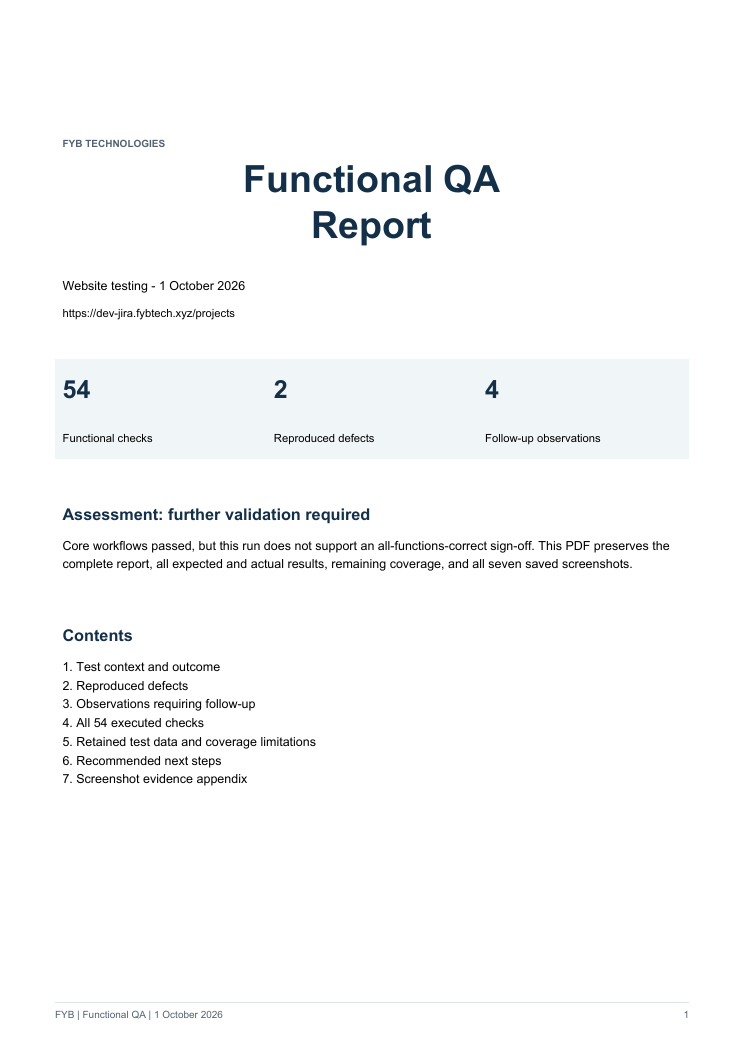
#> input picture qa-report-20261001/page-01.png, 745 x 1053 px; its folder holds only this picture in this run
$ python check_layout.py
#> lines starting #> are read from the running program, lines starting #| are printed output that depends on the picture
from pathlib import Path
from PIL import Image,ImageOps,ImageDraw
import pdfplumber
r=Path(__file__).parent
pages=sorted(r.glob('page-*.png'))
for start in range(0,len(pages),6):
    chunk=pages[start:start+6]
    sheet=Image.new('RGB',(1080,1100),'#ccd6df')
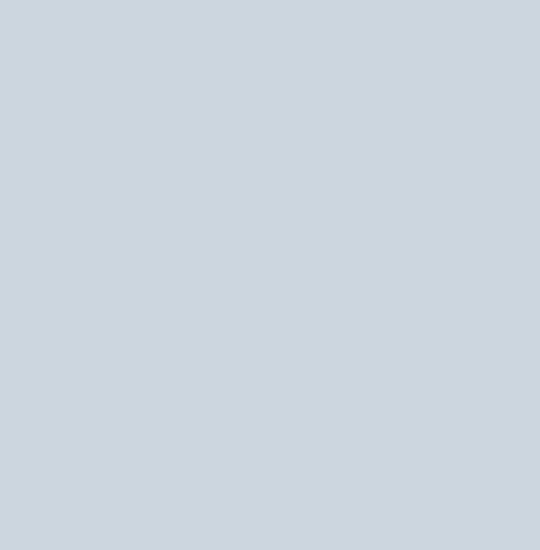
#> sheet: PIL image 1080x1100 RGB (shown at 1/2 size); mean R, G, B 204, 214, 223
    draw=ImageDraw.Draw(sheet)
    for i,path in enumerate(chunk):
        img=Image.open(path).convert('RGB')
#> img is the input picture: PIL image 745x1053 RGB; mean R, G, B 249.2, 249.9, 250.3
        img.thumbnail((345,510))
#> img: PIL image 345x488 RGB
        x=(i%3)*360+7;y=(i//3)*550+28
        sheet.paste(img,(x,y));draw.text((x,y-20),path.stem,fill='black')
#> after `sheet.paste(img, (x, y))`:
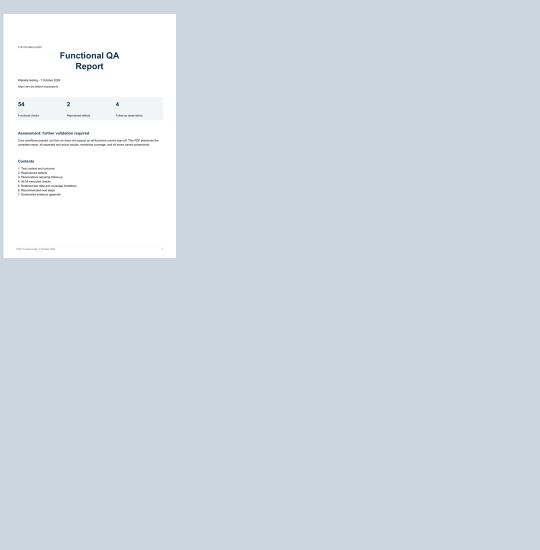
#> sheet: PIL image 1080x1100 RGB (shown at 1/2 size); mean R, G, B 210.4, 219.1, 226.9
    sheet.save(r/f'contact-{start//6+1}.png')
#> (the run stopped early here; a loop or call above may not have finished)

$ run again, on qa-report-20261001/page-05.png
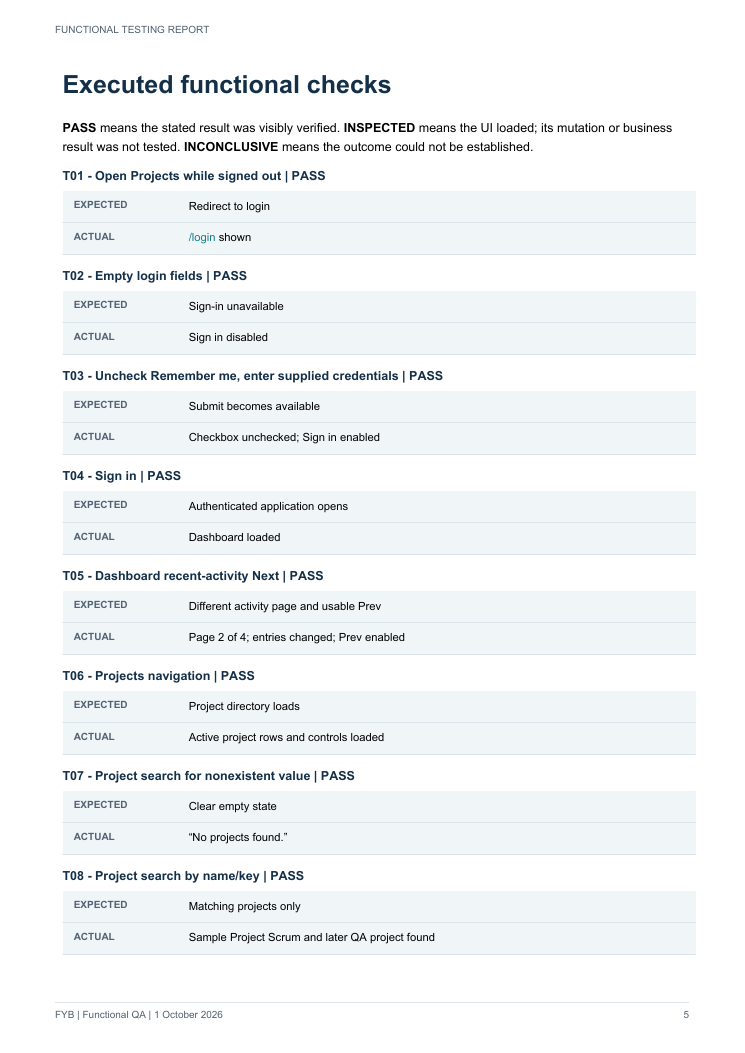
#> input picture qa-report-20261001/page-05.png, 745 x 1053 px
#> img is the input picture: PIL image 745x1053 RGB; mean R, G, B 242.7, 245.1, 246.7
#> `img.thumbnail((345,510))`:
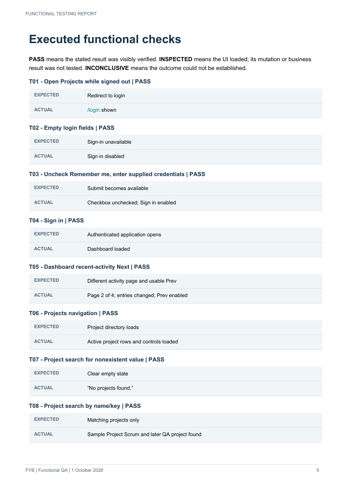
#> img: PIL image 345x488 RGB; mean R, G, B 242.6, 245, 246.6
#> `sheet.paste(img, (x, y))`:
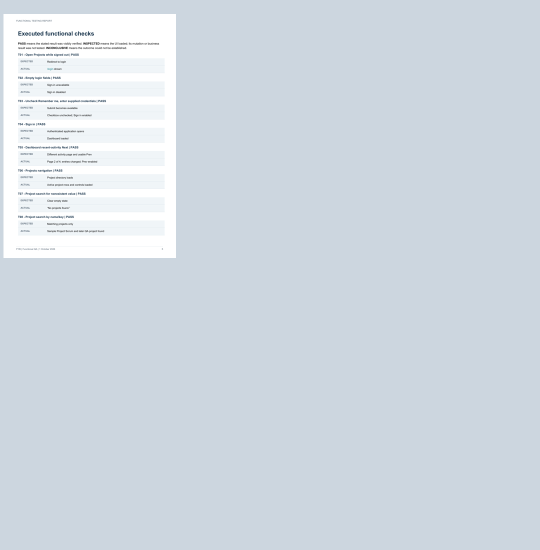
#> sheet: PIL image 1080x1100 RGB (shown at 1/2 size); mean R, G, B 209.5, 218.4, 226.3

$ run again, on qa-report-20261001/page-06.png
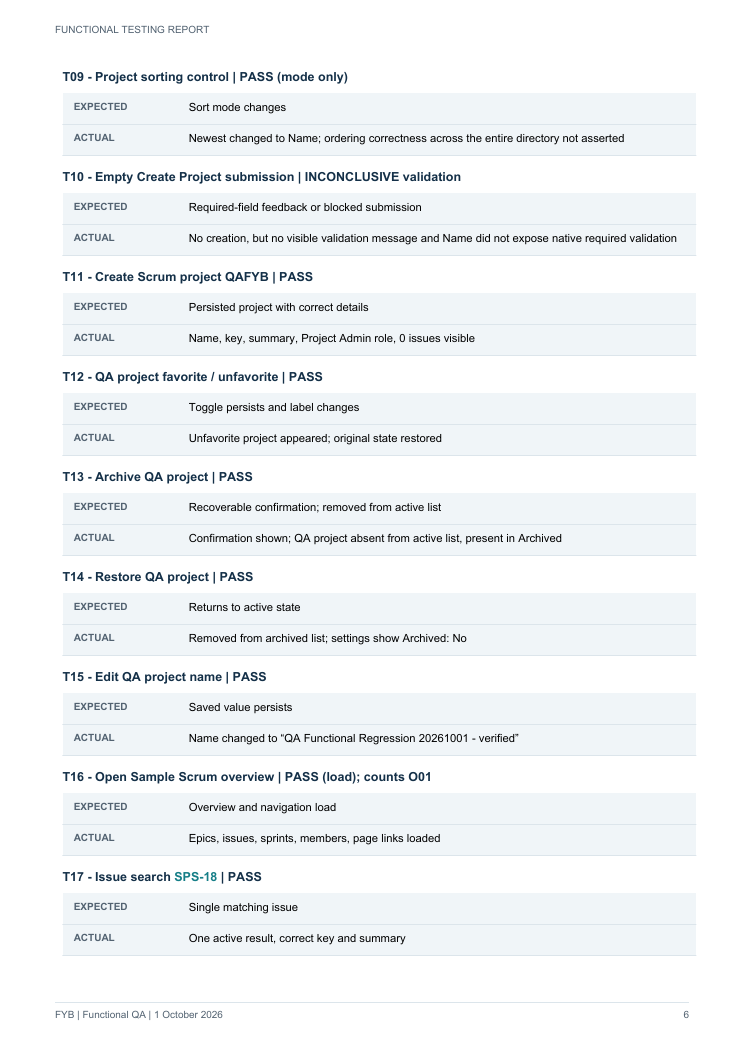
#> input picture qa-report-20261001/page-06.png, 745 x 1053 px
#> img is the input picture: PIL image 745x1053 RGB; mean R, G, B 241.7, 244.3, 246
#> `img.thumbnail((345,510))`:
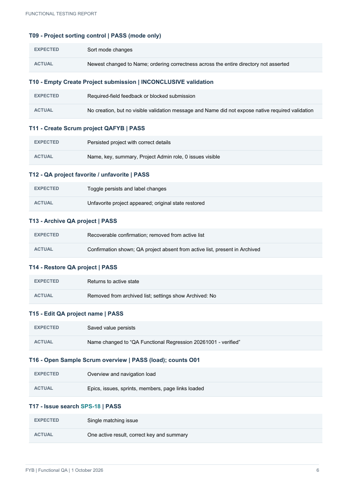
#> img: PIL image 345x488 RGB; mean R, G, B 241.6, 244.3, 245.9
#> `sheet.paste(img, (x, y))`:
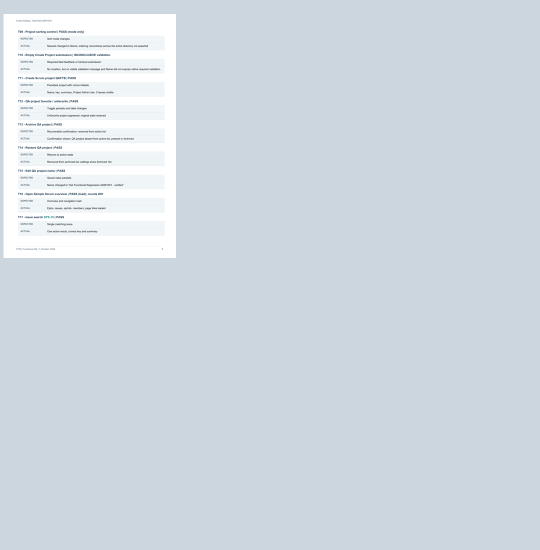
#> sheet: PIL image 1080x1100 RGB (shown at 1/2 size); mean R, G, B 209.3, 218.3, 226.2

$ run again, on qa-report-20261001/page-07.png
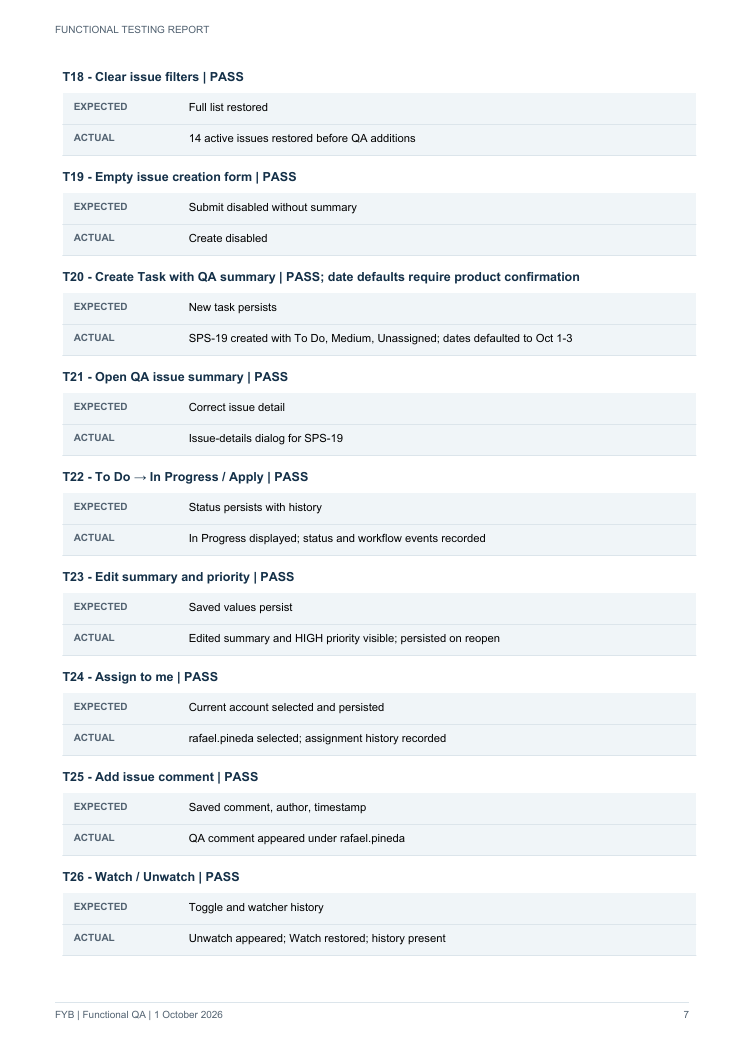
#> input picture qa-report-20261001/page-07.png, 745 x 1053 px
#> img is the input picture: PIL image 745x1053 RGB; mean R, G, B 242.6, 245.2, 246.8
#> img: PIL image 345x488 RGB
#> `sheet.paste(img, (x, y))`:
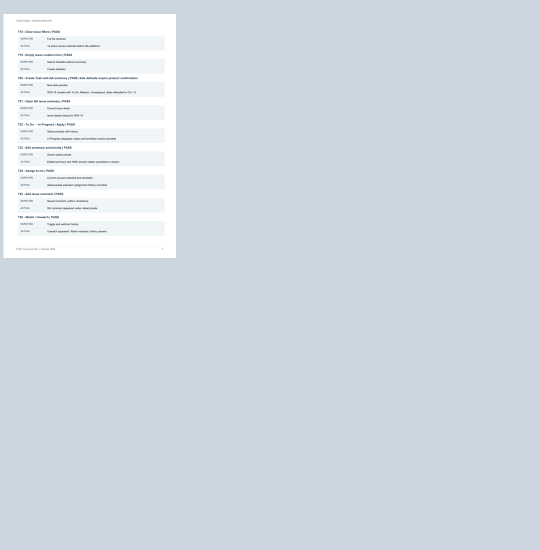
#> sheet: PIL image 1080x1100 RGB (shown at 1/2 size); mean R, G, B 209.5, 218.4, 226.4

$ run again, on qa-report-20261001/page-02.png
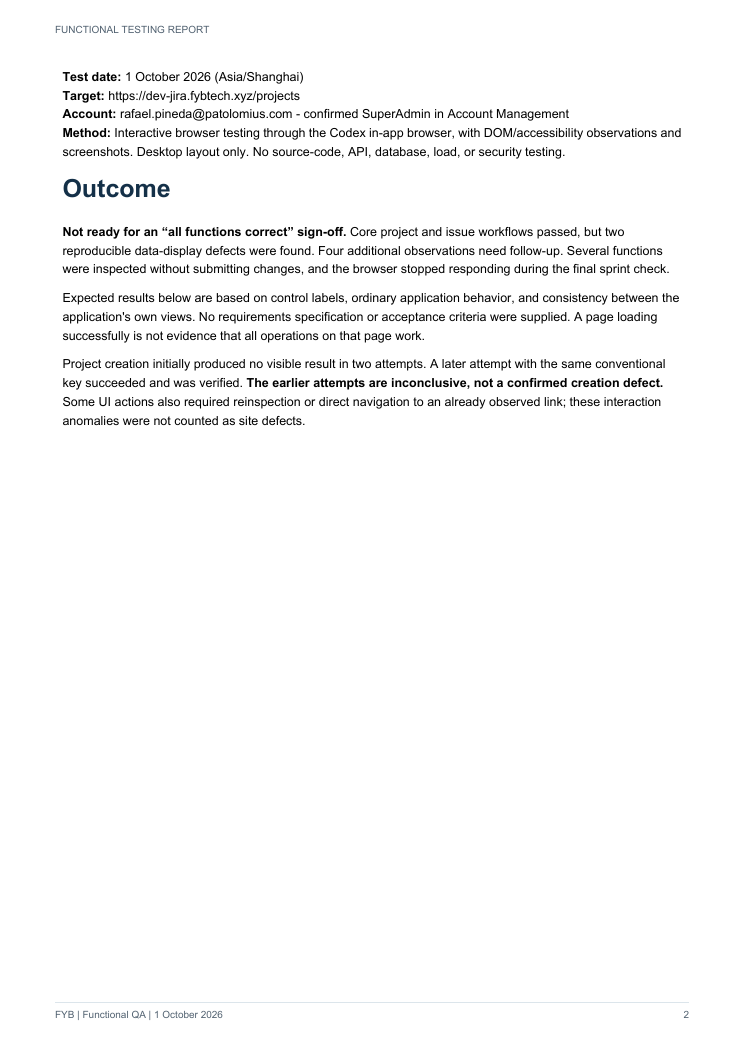
#> input picture qa-report-20261001/page-02.png, 745 x 1053 px
#> img is the input picture: PIL image 745x1053 RGB; mean R, G, B 248.1, 248.2, 248.2
#> `img.thumbnail((345,510))`:
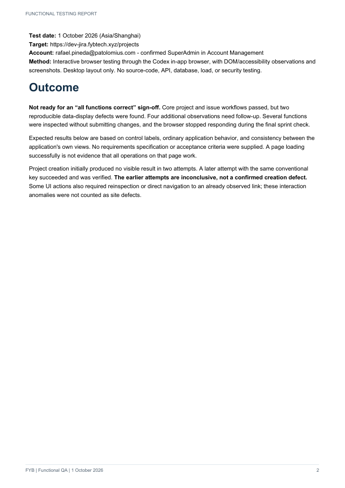
#> img: PIL image 345x488 RGB; mean R, G, B 248, 248, 248
#> `sheet.paste(img, (x, y))`:
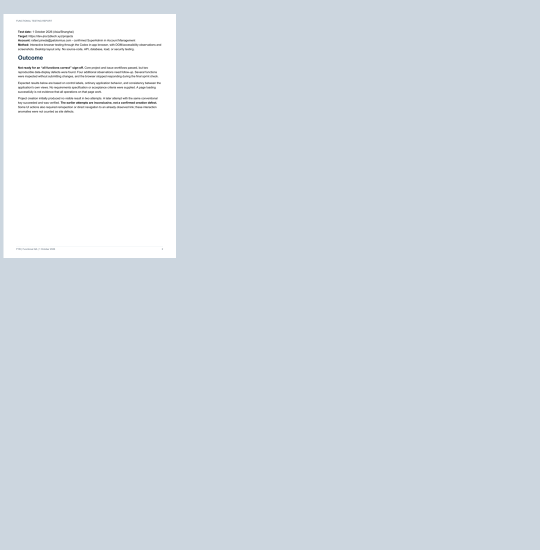
#> sheet: PIL image 1080x1100 RGB (shown at 1/2 size); mean R, G, B 210.2, 218.8, 226.5
